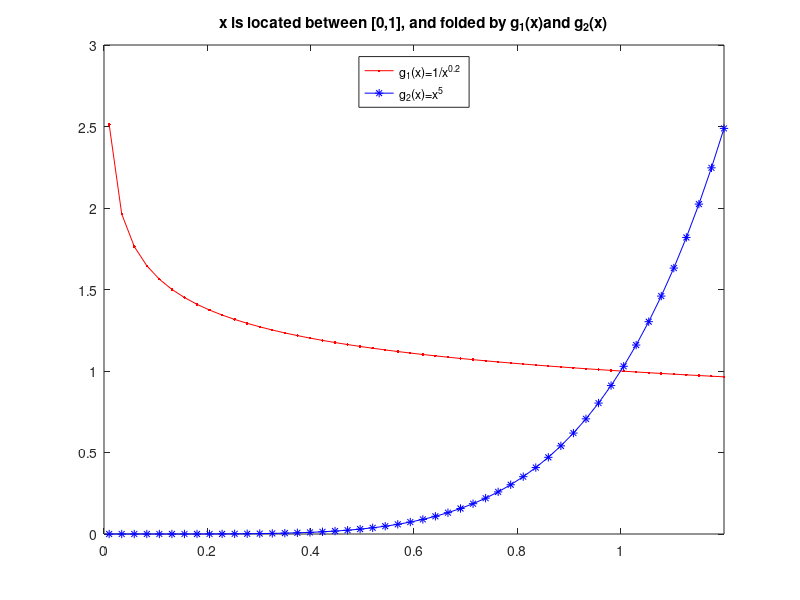

The MATLAB source for this figure: (Note: this script raises an error after producing the figure.)
% 20130427 XY511 18:00
% 20130429 XY511 10:40
% 20130501 XY511 20:30
% AbrahamX @ NWPU
% Learning how to use new command, "integral"
% Almost 3 days, aha. Should keep the role as a software
% engineer. Keep moving, keep fucking.

% Creating functions & Plot 
x = linspace(0.01, 1.2, 50);  % Array x, with 50 points
g1 = x .^ (-0.2);
g2 = x .^ 5;  % Two Functions
plot(x, g1, '-r.', x, g2, '-b*')
axis([0, 1.2, 0, 3])
legend('g_1(x)=1/x^{0.2}', 'g_2(x)=x^5', 'Location',...
  'North')
title(['x is located between [0,1], and folded by g_1(x)',...
  'and g_2(x)'])

% Integrating using anonymous function
% format long
G1 = @(x)x .^ (-0.2);  % .^ for arrays.
Q1 = integral(G1, 0, 1)
G2 = @(x)x .^ 5;
Q2 = integral(G2, 0, 1)
S12 = Q1 - Q2  % Area within the curve 

% Slightly modify this as an array function
G = @(x)x .^ [-0.2; 5];  % Combine two as an array
Q = integral(G, 0, 1, 'ArrayValued', true)  % Integrate
S = [1, -1] * Q

% Cala in SYM mode, final verification
syms t
Gsym = vpa(int(t .^ [-0.2; 5], 0, 1)); % 32 bit accuracy
Ssym = Gsym(1) - Gsym(2) 



% Comment: Relaxation could be at times. Working is inherented
% into my life. Keep moving, keep fucking. (Comments after some)
% relaxations.

% Comment: Consult "HELP" for more information. Always keep this
% in mind, that's why I had told you to be a better language learner
% than those fucking guys in NWPU. Oracle, Prophet...Cute.




